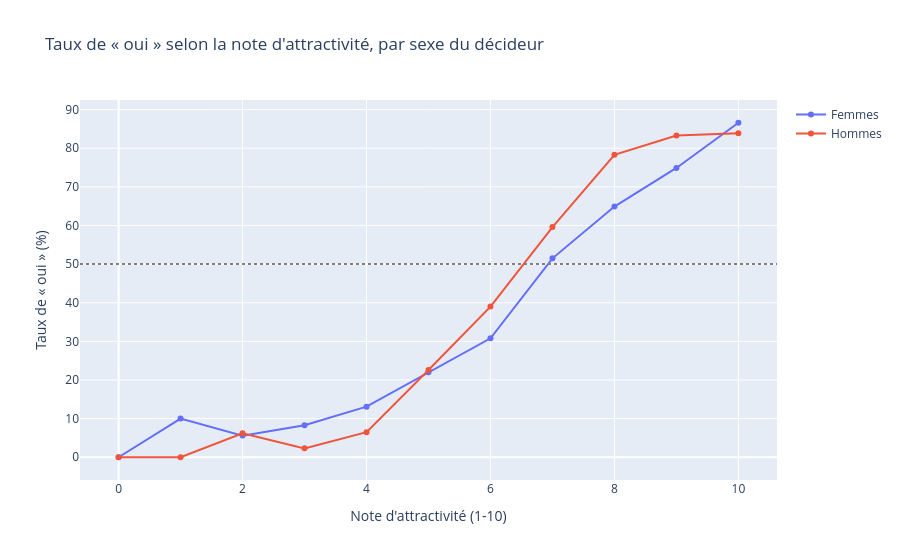

Write notebook code for a chart like this one.
### Code cell
fig = px.line(taux_genre, x="note_attr", y="taux_oui", color="genre",
              markers=True,
              title="Taux de « oui » selon la note d'attractivité, par sexe du décideur",
              labels={"note_attr": "Note d'attractivité (1-10)",
                      "taux_oui": "Taux de « oui » (%)", "genre": ""})
fig.add_hline(y=50, line_dash="dot", line_color="grey")
fig.show()

### Figure 1 — Plotly figure (JSON) as saved in the notebook; plotly's stock layout.template omitted (floating-point values rounded to 4 significant figures)
{"data": [{"hovertemplate": "=Femmes<br>Note d'attractivité (1-10)=%{x}<br>Taux de « oui » (%)=%{y}<extra></extra>", "legendgroup": "Femmes", "line": {"color": "#636efa", "dash": "solid"}, "marker": {"symbol": "circle"}, "mode": "lines+markers", "name": "Femmes", "orientation": "v", "showlegend": true, "type": "scatter", "x": [0.0, 1.0, 2.0, 3.0, 4.0, 5.0, 6.0, 7.0, 8.0, 9.0, 10.0], "xaxis": "x", "y": [0.0, 10.0, 5.6, 8.3, 13.1, 22.0, 30.8, 51.5, 64.9, 74.9, 86.6], "yaxis": "y"}, {"hovertemplate": "=Hommes<br>Note d'attractivité (1-10)=%{x}<br>Taux de « oui » (%)=%{y}<extra></extra>", "legendgroup": "Hommes", "line": {"color": "#EF553B", "dash": "solid"}, "marker": {"symbol": "circle"}, "mode": "lines+markers", "name": "Hommes", "orientation": "v", "showlegend": true, "type": "scatter", "x": [0.0, 1.0, 2.0, 3.0, 4.0, 5.0, 6.0, 7.0, 8.0, 9.0, 10.0], "xaxis": "x", "y": [0.0, 0.0, 6.2, 2.3, 6.5, 22.6, 39.0, 59.6, 78.3, 83.3, 83.9], "yaxis": "y"}], "layout": {"legend": {"title": {"text": ""}, "tracegroupgap": 0}, "shapes": [{"line": {"color": "grey", "dash": "dot"}, "type": "line", "x0": 0, "x1": 1, "xref": "x domain", "y0": 50, "y1": 50, "yref": "y"}], "title": {"text": "Taux de « oui » selon la note d'attractivité, par sexe du décideur"}, "xaxis": {"anchor": "y", "domain": [0, 1], "title": {"text": "Note d'attractivité (1-10)"}}, "yaxis": {"anchor": "x", "domain": [0, 1], "title": {"text": "Taux de « oui » (%)"}}}}
